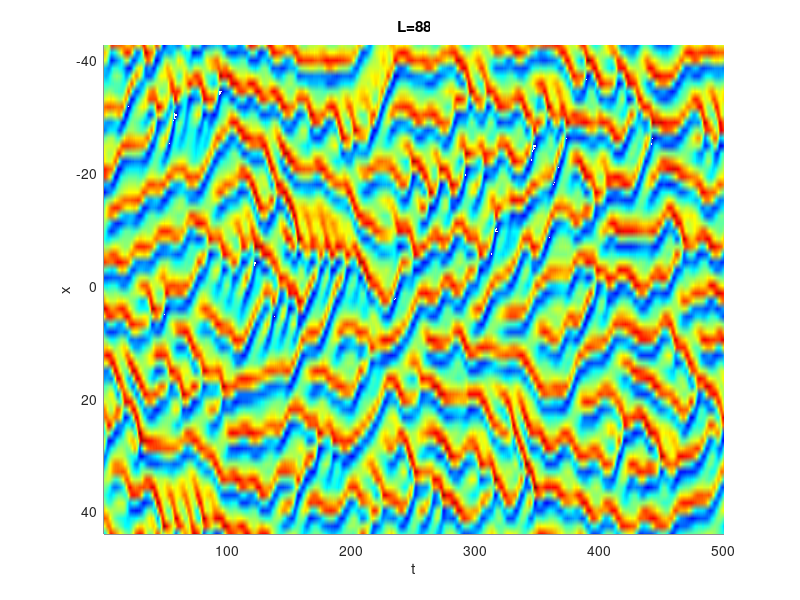

This chart was generated by the following MATLAB code: (Note: this script raises an error after producing the figure.)
clear;

%Generate data for the Kuramoto-Sivashinksy equation.
% Reference: Kassam, Aly-Khan, and Lloyd N. Trefethen.
% "Fourth-order time-stepping for stiff PDEs." 
% SIAM Journal on Scientific Computing 26.4 (2005): 1214-1233.

% rng(3);
rng(1);
% N = 2048;
% N = 1024;
% N = 840;
% N = 832;
% N = 836;
% N = 924;
% N = 512;
% N = 256;
% N = 192;
% N = 128;
% N = 120;
N = 64;
% d = 800; % chaos
% d = 400; % chaos
% d = 200; % chaos
% d = 100; % chaos
% d = 90; % chaos
d = 88; % chaos
% d = 80; % chaos
% d = 70; % chaos
% d = 66; % chaos
% d = 60; % chaos
% d = 55;
% d = 50; % chaos (choi ayashii)
% d = 52;
% d = 44; % chaos
% d = 42; not?
% d = 40; not
% d = 38; % chaos
% d = 36; % chaos!?
% d = 34; % chaos
% d = 33; not
% d = 32; % not
% d = 30; % chaos
% d = 28; not
% d = 26; % chaos
% d = 25; not 
% d = 24; not
% d = 22; % chaos
% d = 20; not chaos?
% d = 6 * pi; ?
% d = 11; not
% d = 4 * pi;

% scale = 2.0;
% c1 = 1.0; c2 = 1.0; c3 = 4.0;
c1 = 1.0; c2 = 1.0; c3 = 1.0;
% c1 = scale^2; c2 = scale^4; c3 = scale^2;

x = d*(-N/2+1:N/2)'/N;
u = 0.6*(-1+2*rand(size(x)));
v = fft(u);
% Precompute various ETDRK4 scalar quantities:
h = 1/4; % time step
k = [0:N/2-1 0 -N/2+1:-1]'*(2*pi/d); % wave numbers
L = c1*k.^2 - c2*k.^4; % Fourier multipliers
E = exp(h*L); E2 = exp(h*L/2);
M = 16; % no. of points for complex means
r = exp(1i*pi*((1:M)-.5)/M); % roots of unity

LR = h*L(:,ones(M,1)) + r(ones(N,1),:);


Q = h*real(mean( (exp(LR/2)-1)./LR ,2));
f1 = h*real(mean( (-4-LR+exp(LR).*(4-3*LR+LR.^2))./LR.^3 ,2));
f2 = h*real(mean( (2+LR+exp(LR).*(-2+LR))./LR.^3 ,2));
f3 = h*real(mean( (-4-3*LR-LR.^2+exp(LR).*(4-LR))./LR.^3 ,2));
% Main time-stepping loop:
tt = 0;
tmax =25000; nmax = round(tmax/h); nplt = 1;%floor((tmax/10000)/h);
% g = -0.5i*k; % sample code (Pathak)
g = -c3*0.5i*k; % sample code (Pathak)
% g = 0.5i*k; % science of synchronization (kuramoto)

vv = zeros(N, nmax);

vv(:,1) = v;

for n = 1:nmax
t = n*h;
Nv = g.*fft(real(ifft(v)).^2);
a = E2.*v + Q.*Nv;
Na = g.*fft(real(ifft(a)).^2);
b = E2.*v + Q.*Na;
Nb = g.*fft(real(ifft(b)).^2);
c = E2.*a + Q.*(2*Nb-Nv);
Nc = g.*fft(real(ifft(c)).^2);
v = E.*v + Nv.*f1 + 2*(Na+Nb).*f2 + Nc.*f3; % E.*v : term of y*dy/dx
vv(:,n) = v;
end

uu = transpose(real(ifft(vv)));

%%

% fig2 = figure('pos',[5 270 600 200],'color','w');
figure();
uuu = uu(2000:4000, :);
[n_steps, n_data] = size(uuu);
% imagesc(transpose(uu))
% shading flat;
locs = repmat(x, 1, n_steps);
times = repmat(h:h:n_steps*h, n_data, 1);
surf(locs, times, transpose(uuu));
view(90, 90); shading interp; axis tight;
title(['L=' num2str(d)]); xlabel('x'); ylabel('t');
colormap(jet); fontsize(16, 'points');
colorbar;

%%

%save KS_100.mat uu -v7.3;

% Adata = uu(1:80000,:);
% Bdata = uu(80001:end,:);
% 
% filename = strcat('Adata_L', num2str(d), '_N_', num2str(N), '_dps', num2str(80000), '.mat');
% save(filename, 'Adata', 'Bdata', '-v7.3');


train_input_sequence = uu(1:80000,:);

test_input_sequence = uu(80001:end,:);

% save('test_input_sequence_L44.mat', 'test_input_sequence', '-v7.3');
% 
% save('train_input_sequence_L44.mat', 'train_input_sequence', '-v7.3');

%% save for parallel
data_dir = '';
% train data
% data_kind = 'KS_science';
data_kind = 'KS';
% data_kind = 'KS_sync';
dps = size(train_input_sequence, 1);
filename_train = [data_dir data_kind '_L' num2str(d), '_N_' num2str(N) '_dps' num2str(dps) '.mat'];
save(filename_train, 'train_input_sequence', '-v7.3');

% test data
dps = size(test_input_sequence, 1);
filename_test = [data_dir data_kind '_L' num2str(d), '_N_' num2str(N) '_dps' num2str(dps) '.mat'];
save(filename_test, 'test_input_sequence', '-v7.3');

% save('test_input_sequence2.mat', 'test_input_sequence', '-v7.3');
% 
% save('train_input_sequence2.mat', 'train_input_sequence', '-v7.3');
